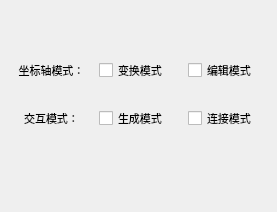
               <widget class="QWidget" name="page_10">
                <property name="geometry">
                 <rect>
                  <x>0</x>
                  <y>0</y>
                  <width>277</width>
                  <height>212</height>
                 </rect>
                </property>
                <attribute name="label">
                 <string>节点操作</string>
                </attribute>
                <widget class="QWidget" name="gridLayoutWidget">
                 <property name="geometry">
                  <rect>
                   <x>10</x>
                   <y>40</y>
                   <width>261</width>
                   <height>111</height>
                  </rect>
                 </property>
                 <layout class="QGridLayout" name="gridLayout">
                  <item row="1" column="0">
                   <widget class="QLabel" name="label_5">
                    <property name="font">
                     <font>
                      <family>Agency FB</family>
                      <pointsize>8</pointsize>
                     </font>
                    </property>
                    <property name="text">
                     <string>交互模式：</string>
                    </property>
                    <property name="alignment">
                     <set>Qt::AlignCenter</set>
                    </property>
                   </widget>
                  </item>
                  <item row="0" column="0">
                   <widget class="QLabel" name="label_6">
                    <property name="maximumSize">
                     <size>
                      <width>136</width>
                      <height>16777215</height>
                     </size>
                    </property>
                    <property name="font">
                     <font>
                      <family>Agency FB</family>
                      <pointsize>8</pointsize>
                     </font>
                    </property>
                    <property name="text">
                     <string>坐标轴模式：</string>
                    </property>
                    <property name="alignment">
                     <set>Qt::AlignCenter</set>
                    </property>
                   </widget>
                  </item>
                  <item row="0" column="2">
                   <widget class="QCheckBox" name="editMode">
                    <property name="font">
                     <font>
                      <family>Agency FB</family>
                      <pointsize>8</pointsize>
                     </font>
                    </property>
                    <property name="text">
                     <string>编辑模式</string>
                    </property>
                    <property name="autoExclusive">
                     <bool>false</bool>
                    </property>
                   </widget>
                  </item>
                  <item row="1" column="2">
                   <widget class="QCheckBox" name="connectMode">
                    <property name="font">
                     <font>
                      <family>Agency FB</family>
                      <pointsize>8</pointsize>
                     </font>
                    </property>
                    <property name="text">
                     <string>连接模式</string>
                    </property>
                    <property name="autoExclusive">
                     <bool>false</bool>
                    </property>
                   </widget>
                  </item>
                  <item row="1" column="1">
                   <widget class="QCheckBox" name="addMode">
                    <property name="font">
                     <font>
                      <family>Agency FB</family>
                      <pointsize>8</pointsize>
                     </font>
                    </property>
                    <property name="text">
                     <string>生成模式</string>
                    </property>
                    <property name="autoExclusive">
                     <bool>false</bool>
                    </property>
                   </widget>
                  </item>
                  <item row="0" column="1">
                   <widget class="QCheckBox" name="transformMode">
                    <property name="font">
                     <font>
                      <family>Agency FB</family>
                      <pointsize>8</pointsize>
                     </font>
                    </property>
                    <property name="text">
                     <string>变换模式</string>
                    </property>
                    <property name="checkable">
                     <bool>true</bool>
                    </property>
                    <property name="checked">
                     <bool>false</bool>
                    </property>
                    <property name="autoExclusive">
                     <bool>false</bool>
                    </property>
                   </widget>
                  </item>
                 </layout>
                </widget>
               </widget>
